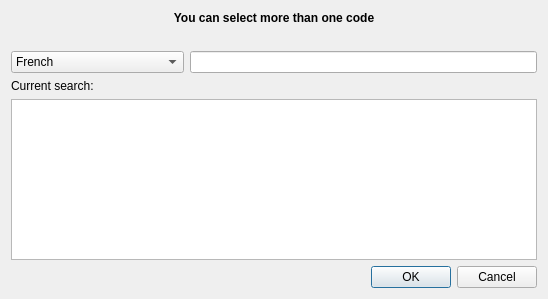
<?xml version="1.0" encoding="UTF-8"?>
<ui version="4.0">
 <class>DDI::SearchAtcInDatabaseDialog</class>
 <widget class="QDialog" name="DDI::SearchAtcInDatabaseDialog">
  <property name="geometry">
   <rect>
    <x>0</x>
    <y>0</y>
    <width>548</width>
    <height>299</height>
   </rect>
  </property>
  <property name="windowTitle">
   <string>Dialog</string>
  </property>
  <layout class="QGridLayout" name="gridLayout">
   <item row="4" column="0" colspan="3">
    <widget class="QTableView" name="tableView">
     <property name="editTriggers">
      <set>QAbstractItemView::NoEditTriggers</set>
     </property>
     <property name="alternatingRowColors">
      <bool>true</bool>
     </property>
     <property name="selectionBehavior">
      <enum>QAbstractItemView::SelectRows</enum>
     </property>
     <property name="horizontalScrollMode">
      <enum>QAbstractItemView::ScrollPerPixel</enum>
     </property>
    </widget>
   </item>
   <item row="2" column="1" colspan="2">
    <widget class="QLineEdit" name="term"/>
   </item>
   <item row="3" column="1" colspan="2">
    <widget class="QLabel" name="searchLabel">
     <property name="text">
      <string/>
     </property>
    </widget>
   </item>
   <item row="2" column="0">
    <widget class="QComboBox" name="lang">
     <item>
      <property name="text">
       <string>French</string>
      </property>
     </item>
     <item>
      <property name="text">
       <string>English</string>
      </property>
     </item>
     <item>
      <property name="text">
       <string>Deutsch</string>
      </property>
     </item>
    </widget>
   </item>
   <item row="3" column="0">
    <widget class="QLabel" name="label">
     <property name="text">
      <string>Current search:</string>
     </property>
    </widget>
   </item>
   <item row="0" column="0" colspan="3">
    <widget class="QLabel" name="Info">
     <property name="font">
      <font>
       <weight>75</weight>
       <bold>true</bold>
      </font>
     </property>
     <property name="text">
      <string>You can select more than one code</string>
     </property>
     <property name="alignment">
      <set>Qt::AlignCenter</set>
     </property>
    </widget>
   </item>
   <item row="5" column="0" colspan="3">
    <widget class="QDialogButtonBox" name="buttonBox">
     <property name="orientation">
      <enum>Qt::Horizontal</enum>
     </property>
     <property name="standardButtons">
      <set>QDialogButtonBox::Cancel|QDialogButtonBox::Ok</set>
     </property>
    </widget>
   </item>
   <item row="1" column="0" colspan="3">
    <widget class="QLabel" name="initial"/>
   </item>
  </layout>
 </widget>
 <resources/>
 <connections>
  <connection>
   <sender>buttonBox</sender>
   <signal>accepted()</signal>
   <receiver>DDI::SearchAtcInDatabaseDialog</receiver>
   <slot>accept()</slot>
   <hints>
    <hint type="sourcelabel">
     <x>248</x>
     <y>254</y>
    </hint>
    <hint type="destinationlabel">
     <x>157</x>
     <y>274</y>
    </hint>
   </hints>
  </connection>
  <connection>
   <sender>buttonBox</sender>
   <signal>rejected()</signal>
   <receiver>DDI::SearchAtcInDatabaseDialog</receiver>
   <slot>reject()</slot>
   <hints>
    <hint type="sourcelabel">
     <x>316</x>
     <y>260</y>
    </hint>
    <hint type="destinationlabel">
     <x>286</x>
     <y>274</y>
    </hint>
   </hints>
  </connection>
 </connections>
</ui>
